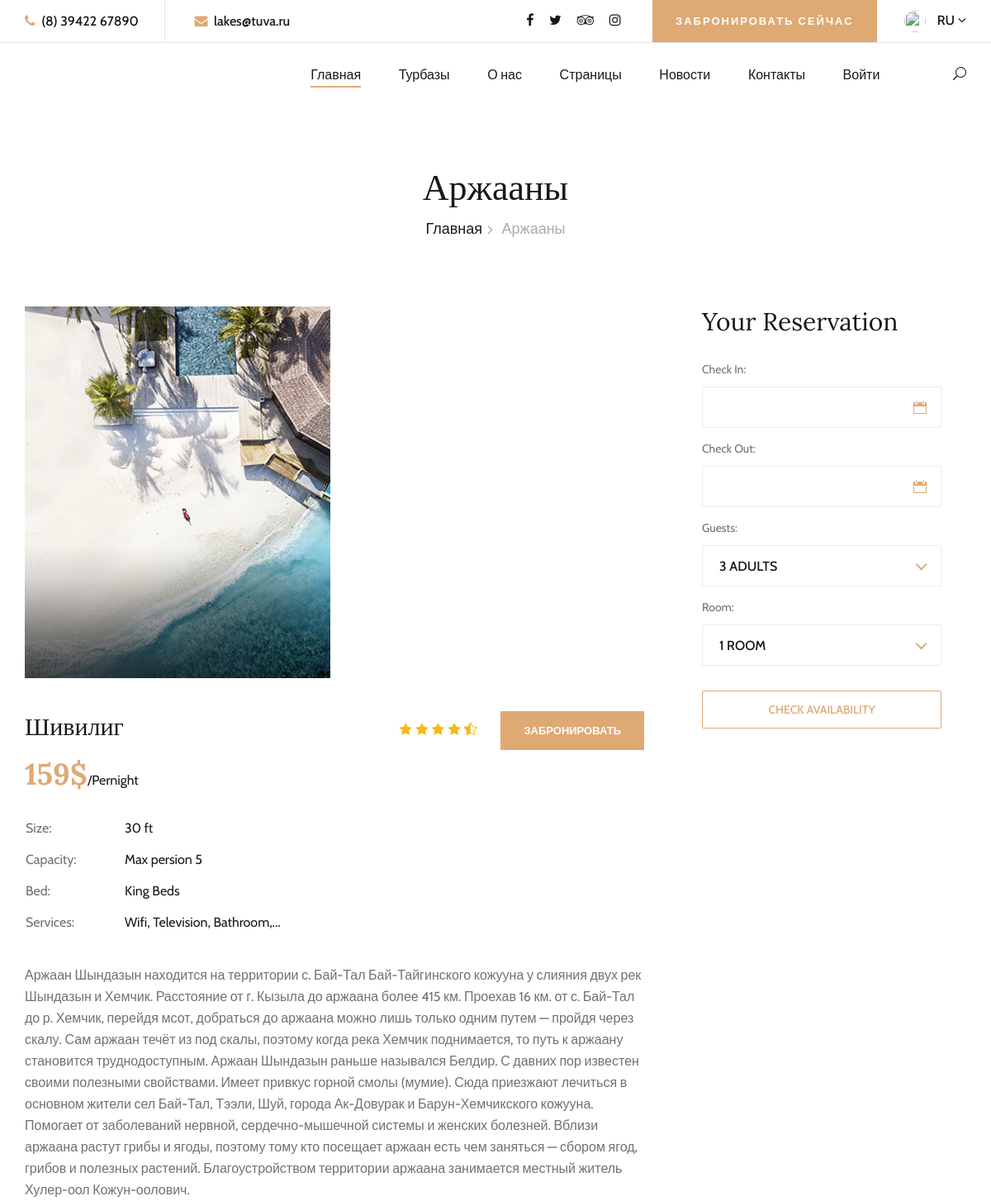
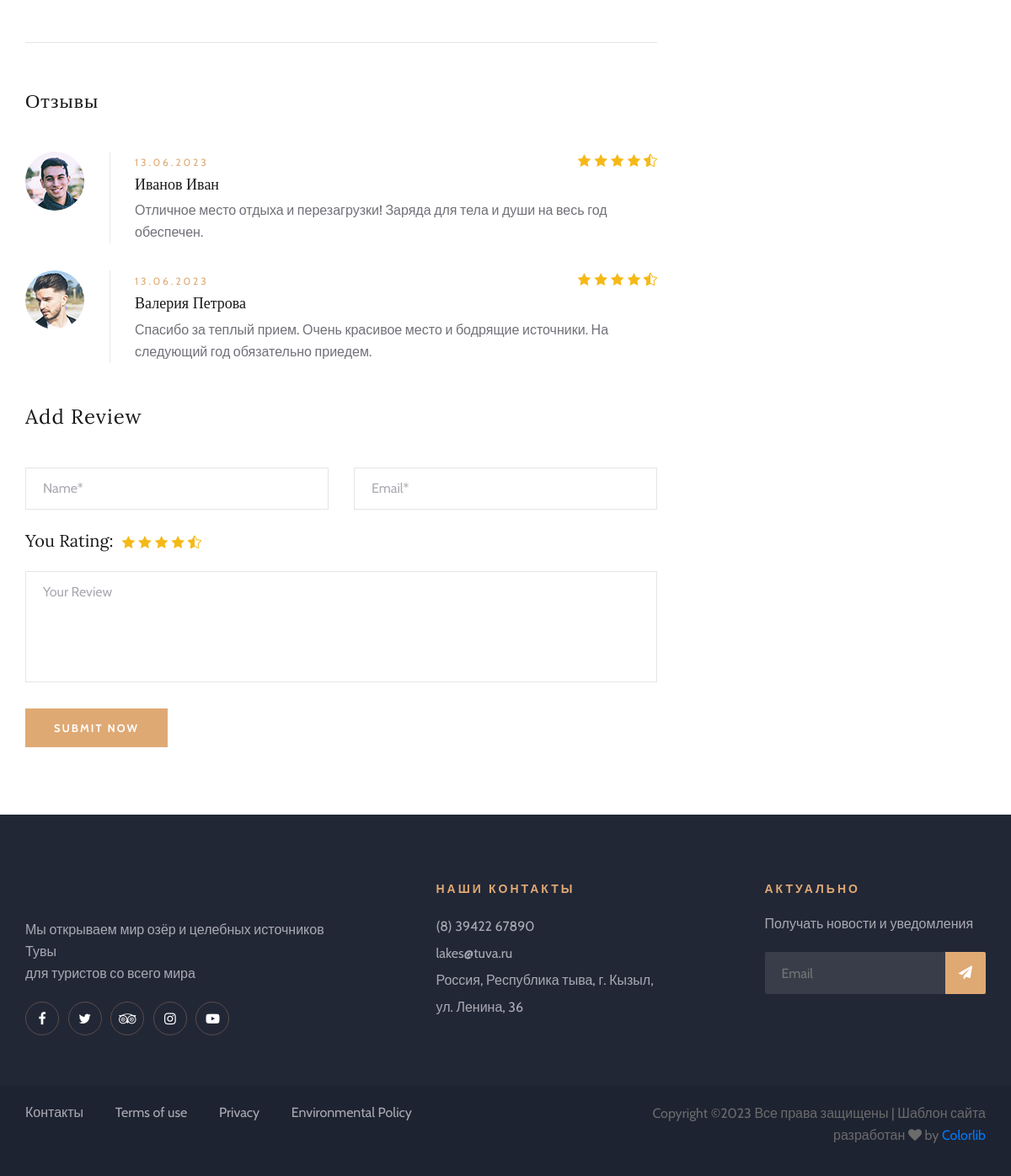
Page /?option=view&id=14 on the committed database (2 pictures, top to bottom).
### tables this page shows
CREATE TABLE `posts` (
  `id` int(11) NOT NULL,
  `name` mediumtext NOT NULL,
  `description` mediumtext NOT NULL,
  `text` mediumtext NOT NULL,
  `img_root` varchar(50) NOT NULL,
  `date_post` datetime NOT NULL DEFAULT current_timestamp()
);

### classes/Acore.php (called while the page is built, shortened)
<?php
abstract class Acore
{
    public function __construct()
    {
        $dsn = 'mysql:dbname=' . DB . ';host=' . HOST;
        $user = USER;
        $password = PASS;
        try {
            $this->dbh = new PDO($dsn, $user, $password);
        } catch (PDOException $e) {
            die($e->getMessage());
        }
    }
    protected function get_header()
    {
        include "header.php";
    }
    protected function get_footer()
    {
        include "footer.php";
    }
    public function get_body()
    {
        $this->get_content();
    }
}

### classes/view.php (the view, shortened to what this page needs)
<?php
class view extends Acore {
    public function get_content(){
        if (!$_GET['id']){	echo 'Неправильные данные для вывода статьи';	}
        else{
            $id_text=(int)$_GET['id'];
            if (!$id_text){	echo 'Неправильные данные для вывода статьи2';	}
            else {
                ?>
                <div class="breadcrumb-section">
                    <div class="container">
                        <div class="row">
                            <div class="col-lg-12">
                                <div class="breadcrumb-text">
                                    <h2>Аржааны</h2>
                                    <div class="bt-option">
                                        <a href="index.php">Главная</a>
                                        <span>Аржааны</span>
                                    </div>
                                </div>
                            </div>
                        </div>
                    </div>
                </div>
                <?php
                $sth = $this->dbh->prepare("SELECT * FROM posts WHERE id=". intval($_GET['id']));
                $sth->execute();
                $post = $sth->fetch(PDO::FETCH_ASSOC);
                if($post):
                    ?>
                    <section class="room-details-section spad">
                        <div class="container">
                            <div class="row">
                                <div class="col-lg-8">
                                    <div class="room-details-item">
                                        <img src="<?= $post['img_root'] ?>/blog-1.jpg" alt="">
                                        <div class="rd-text">
                                            <div class="rd-title">
                                                <h3><?= $post['name'] ?></h3>
                                                <div class="rdt-right">
                                                    <div class="rating">
                                                        <i class="icon_star"></i>
                                                        <i class="icon_star"></i>
                                                        <i class="icon_star"></i>
                                                        <i class="icon_star"></i>
                                                        <i class="icon_star-half_alt"></i>
                                                    </div>
                                                    <a href="#">Забронировать</a>
                                                </div>
                                            </div>
                                            <h2>159$<span>/Pernight</span></h2>
                                            <table>
                                                <tbody>
                                                <tr>
                                                    <td class="r-o">Size:</td>
                                                    <td>30 ft</td>
                                                </tr>
                                                <tr>
                                                    <td class="r-o">Capacity:</td>
                                                    <td>Max persion 5</td>
                                                </tr>
                                                <tr>
                                                    <td class="r-o">Bed:</td>
                                                    <td>King Beds</td>
                                                </tr>
                                                <tr>
                                                    <td class="r-o">Services:</td>
                                                    <td>Wifi, Television, Bathroom,...</td>
                                                </tr>
                                                </tbody>
                                            </table>
                                            <p class="f-para">
                                                <?= $post['text']?>
                                            </p>
                                        </div>
                                    </div>
                                    <div class="rd-reviews">
                                        <h4>Отзывы</h4>
                                        <div class="review-item">
                                            <div class="ri-pic">
                                                <img src="img/room/avatar/avatar-1.jpg" alt="">
                                            </div>
                                            <div class="ri-text">
                                                <span><?= date('d.m.Y') ?></span>
                                                <div class="rating">
                                                    <i class="icon_star"></i>
                                                    <i class="icon_star"></i>
                                                    <i class="icon_star"></i>
                                                    <i class="icon_star"></i>
                                                    <i class="icon_star-half_alt"></i>
                                                </div>
                                                <h5>Иванов Иван</h5>
                                                <p>Отличное место отдыха и перезагрузки! Заряда для тела и души на весь год обеспечен.</p>
                                            </div>
                                        </div>
                                        <div class="review-item">
                                            <div class="ri-pic">
                                                <img src="img/room/avatar/avatar-2.jpg" alt="">
                                            </div>
                                            <div class="ri-text">
                                                <span><?= date('d.m.Y') ?></span>
                                                <div class="rating">
                                                    <i class="icon_star"></i>
                                                    <i class="icon_star"></i>
                                                    <i class="icon_star"></i>
                                                    <i class="icon_star"></i>
                                                    <i class="icon_star-half_alt"></i>
                                                </div>
                                                <h5>Валерия Петрова</h5>
                                                <p>Спасибо за теплый прием. Очень красивое место и бодрящие источники. На следующий год обязательно приедем.</p>
                                            </div>
                                        </div>
                                    </div>
                                    <div class="review-add">
                                        <h4>Add Review</h4>
                                        <form action="#" class="ra-form">
                                            <div class="row">
                                                <div class="col-lg-6">
                                                    <input type="text" placeholder="Name*">
                                                </div>
                                                <div class="col-lg-6">
                                                    <input type="text" placeholder="Email*">
                                                </div>
                                                <div class="col-lg-12">
                                                    <div>
                                                        <h5>You Rating:</h5>
                                                        <div class="rating">
                                                            <i class="icon_star"></i>
                                                            <i class="icon_star"></i>
                                                            <i class="icon_star"></i>
                                                            <i class="icon_star"></i>
                                                            <i class="icon_star-half_alt"></i>
                                                        </div>
                                                    </div>
                                                    <textarea placeholder="Your Review"></textarea>
                                                    <button type="submit">Submit Now</button>
                                                </div>
                                            </div>
                                        </form>
                                    </div>
                                </div>
                                <div class="col-lg-4">
                                    <div class="room-booking">
                                        <h3>Your Reservation</h3>
                                        <form action="#">
                                            <div class="check-date">
                                                <label for="date-in">Check In:</label>
                                                <input type="text" class="date-input" id="date-in">
                                                <i class="icon_calendar"></i>
                                            </div>
                                            <div class="check-date">
                                                <label for="date-out">Check Out:</label>
                                                <input type="text" class="date-input" id="date-out">
                                                <i class="icon_calendar"></i>
                                            </div>
                                            <div class="select-option">
                                                <label for="guest">Guests:</label>
                                            </div>
                                            <div class="select-option">
                                                <label for="room">Room:</label>
                                            </div>
                                            <button type="submit">Check Availability</button>
                                        </form>
                                    </div>
                                </div>
                            </div>
                        </div>
                    </section>
                <?php
                else:
                    header('Location:404.php');
                endif;
            }	}
    }
}

### rows in the picture
posts: img_root (picture), name "Шивилиг", text "Аржаан Шындазын находится на территории с. Бай-Тал Бай-Тайгинского кожууна у слияния двух рек Шындазын и Хемчик. Расстояние от г. Кызыла до аржаана более 415 км. Проехав 16 км. от с. Бай-Тал до р. Хемчик, перейдя мсот, добраться до аржаана можно лишь только одним путем — пройдя через скалу. Сам аржаан течёт из под скалы, поэтому когда река Хемчик поднимается, то путь к аржаану становится труднодоступным. Аржаан Шындазын раньше назывался Белдир. С давних пор известен своими полезными свойствами. Имеет привкус горной смолы (мумие). Сюда приезжают лечиться в основном жители сел Бай-Тал, Тээли, Шуй, города Ак-Довурак и Барун-Хемчикского кожууна. Помогает от заболеваний нервной,…"
